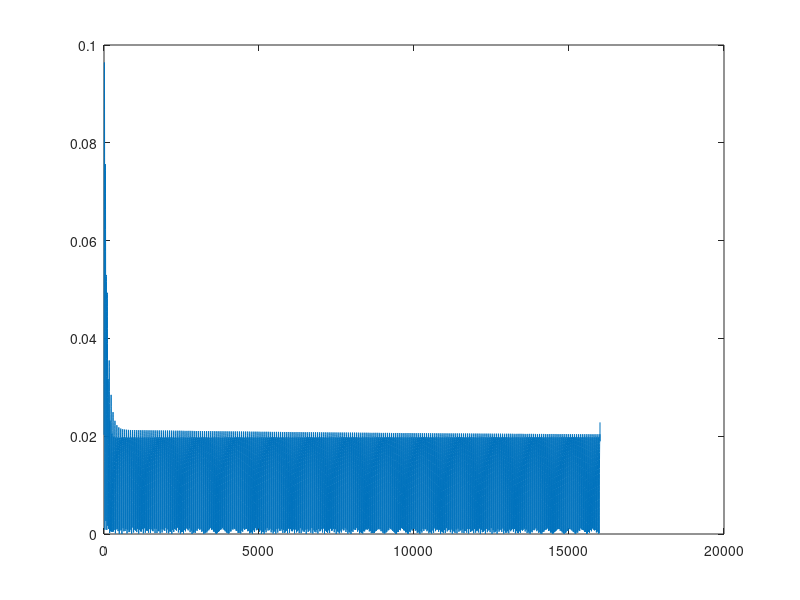

Write MATLAB code to recreate this figure.
clear; clc;

data = csvread("trainingError.txt");
%data = csvread("validationError.txt");
%data = csvread("debug1.txt");
%data = csvread("param.txt");

error = data(:, 1);

x = linspace(1, size(error, 1), size(error, 1));

plot(x, error);
%plot(data(:,1), data(:,2));
